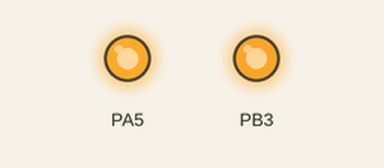
This program was run on a simulated ATmega32, built with avr-gcc and emulated at 16 MHz. Parts: output pins drawn as LEDs (lit = HIGH).

Above: at 0.15 s.
At 13.13 s:
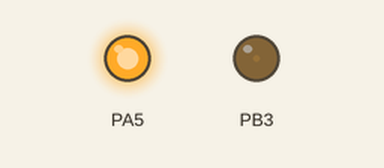
At 19.86 s:
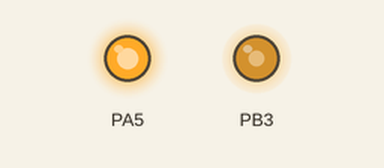
At 38.49 s:
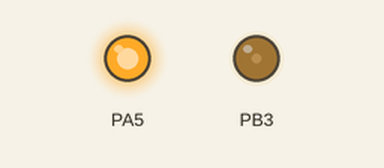
Timing chart, 0 to 40.0 s (numbered marks = the images above):
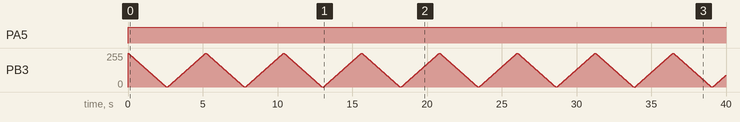

Measured:
- by itself, PA5: LOW → HIGH at 0.00 s

The program:

main.c
```c
/*
 * main.c
 *
 * Created: 8/28/2023 1:29:47 AM
 *  Author: Ahmed ElSayed
 */

#include "TIMER0.h"

void test_TIMER(){
	TIMER0_Init();
	DIO_SetPinDir(DIO_PORTB, DIO_PIN3, DIO_PIN_OUTPUT);
}

int main(void)
{
	UINT8_t index = 0;

	DIO_SetPinDir(DIO_PORTA, DIO_PIN5, DIO_PIN_OUTPUT);
	DIO_SetPinVal(DIO_PORTA, DIO_PIN5, DIO_PIN_HIGH);

	test_TIMER();
    while(1)
    {
        for(; 255 > index; ++index){
	        TIMER0_Write(index);
	        _delay_ms(10);
        }
        _delay_ms(100);
        for( ; 0 < index; --index){
	        TIMER0_Write(index);
	        _delay_ms(10);
        }
	}
}

ISR (TIMER0_COMP_vect){
}
```

ATMEGA32_REGISTERS.h
```c
#ifndef _ATMEG32_REGISTERS_H_
#define _ATMEGA32_REGISTERS_H_

#define F_CPU 16000000

#include <util/delay.h>
#include "STD_TYPES.h"

#define PORTA_DDR			(*(volatile UINT8_t*)0x3A)
#define PORTB_DDR			(*(volatile UINT8_t*)0x37)
#define PORTC_DDR			(*(volatile UINT8_t*)0x34)
#define PORTD_DDR			(*(volatile UINT8_t*)0x31)

#define PORTA_DATA			(*(volatile UINT8_t*)0x3B)
#define PORTB_DATA			(*(volatile UINT8_t*)0x38)
#define PORTC_DATA			(*(volatile UINT8_t*)0x35)
#define PORTD_DATA			(*(volatile UINT8_t*)0x32)

#define PORTA_PIN			(*(volatile UINT8_t*)0x39)
#define PORTB_PIN			(*(volatile UINT8_t*)0x36)
#define PORTC_PIN			(*(volatile UINT8_t*)0x33)
#define PORTD_PIN			(*(volatile UINT8_t*)0x30)

#define STATUS_REG			(*(volatile UINT8_t*)0x5F)
#define MCUCR_REG			(*(volatile UINT8_t*)0x55)
#define MCUCSR_REG			(*(volatile UINT8_t*)0x54)
#define GICR_REG			(*(volatile UINT8_t*)0x5B)
#define GIFR_REG			(*(volatile UINT8_t*)0x5A)

#define TIMER0_CONTROL_R	(*(volatile UINT8_t*)0x53)
#define TIMER0_ACC_R		(*(volatile UINT8_t*)0x52)
#define TIMER0_COMP_R		(*(volatile UINT8_t*)0x5C)
#define TIMER_I_MASK_R		(*(volatile UINT8_t*)0x59)
#define TIMER_I_FLAG_R		(*(volatile UINT8_t*)0x58)

#define ADC_CONTROL_R		(*(volatile UINT8_t*)0x26)
#define ADC_MULTIPLEXER_R	(*(volatile UINT8_t*)0x27)
#define ADC_HIGH_BYTE_R		(*(volatile UINT8_t*)0x25)
#define ADC_LOW_BYTE_R		(*(volatile UINT8_t*)0x24)
#define ADC_R				(*(volatile UINT16_t*)0x24)

#define SPECIAL_FUNC_R		(*(volatile UINT8_t*)0x50)

#endif
```

BIT_MATH.h
```c
#ifndef BIT_MATH_H_
#define BIT_MATH_H_

#define SET_BIT(port, bit) port |= (1<<bit)
#define CLEAR_BIT(port, bit) port &= ~(1<<bit)
#define TOGGLE_BIT(port, bit) port ^= (1<<bit)
#define READ_BIT(port, bit) (port>>bit) & 1

#endif
```

DIO.c
```c
#include "DIO.h"

void DIO_SetPortDir(UINT8_t Port, UINT8_t Dir){
	switch(Port){
		case DIO_PORTA:
			PORTA_DDR = Dir;
			break;
		case DIO_PORTB:
			PORTB_DDR = Dir;
			break;
		case DIO_PORTC:
			PORTC_DDR = Dir;
			break;
		case DIO_PORTD:
			PORTD_DDR = Dir;
			break;
		/*handle errors using default*/
	}
}

void DIO_SetPinDir(UINT8_t Port, UINT8_t Pin, UINT8_t Dir){
	switch(Dir){
		case DIO_PIN_OUTPUT:
			switch(Port){
				case DIO_PORTA:
					SET_BIT(PORTA_DDR, Pin);
					break;
				case DIO_PORTB:
					SET_BIT(PORTB_DDR, Pin);
					break;
				case DIO_PORTC:
					SET_BIT(PORTC_DDR, Pin);
					break;
				case DIO_PORTD:
					SET_BIT(PORTD_DDR, Pin);
					break;
				/*handle errors using default*/
			}
			break;
		case DIO_PIN_INPUT:
			switch(Port){
				case DIO_PORTA:
					CLEAR_BIT(PORTA_DDR, Pin);
					break;
				case DIO_PORTB:
					CLEAR_BIT(PORTB_DDR, Pin);
					break;
				case DIO_PORTC:
					CLEAR_BIT(PORTC_DDR, Pin);
					break;
				case DIO_PORTD:
					CLEAR_BIT(PORTD_DDR, Pin);
					break;
				/*handle errors using default*/
			}
			break;
		/*handle errors using default*/
	}
}

void DIO_SetPortVal(UINT8_t Port, UINT8_t Val){
	if(MAX_REG_VAL >= Val){
		switch(Port){
			case DIO_PORTA:
				PORTA_DATA = Val;
				break;
			case DIO_PORTB:
				PORTB_DATA = Val;
				break;
			case DIO_PORTC:
				PORTC_DATA = Val;
				break;
			case DIO_PORTD:
				PORTD_DATA = Val;
				break;
			/*handle errors using default*/
		}
	}else{
		/*handle errors*/
	}
}

void DIO_SetPinVal(UINT8_t Port, UINT8_t Pin, UINT8_t Val){
	switch(Val){
		case DIO_PIN_HIGH:
		switch(Port){
			case DIO_PORTA:
				SET_BIT(PORTA_DATA, Pin);
				break;
			case DIO_PORTB:
				SET_BIT(PORTB_DATA, Pin);
				break;
			case DIO_PORTC:
				SET_BIT(PORTC_DATA, Pin);
				break;
			case DIO_PORTD:
				SET_BIT(PORTD_DATA, Pin);
				break;
			/*handle errors using default*/
		}
		break;
		case DIO_PIN_LOW:
			switch(Port){
				case DIO_PORTA:
					CLEAR_BIT(PORTA_DATA, Pin);
					break;
				case DIO_PORTB:
					CLEAR_BIT(PORTB_DATA, Pin);
					break;
				case DIO_PORTC:
					CLEAR_BIT(PORTC_DATA, Pin);
					break;
				case DIO_PORTD:
					CLEAR_BIT(PORTD_DATA, Pin);
					break;
				/*handle errors using default*/
			}
			break;
		/*handle errors using default*/
	}
}

void DIO_ReadPort(UINT8_t Port, UINT8_t* Val){
	switch(Port){
		case DIO_PORTA:
			*Val = PORTA_PIN;
			break;
		case DIO_PORTB:
			*Val = PORTB_PIN;
			break;
		case DIO_PORTC:
			*Val = PORTC_PIN;
			break;
		case DIO_PORTD:
			*Val = PORTD_PIN;
			break;
		/*handle errors using default*/
	}
}

void DIO_ReadPin(UINT8_t Port, UINT8_t Pin, UINT8_t* Val){
	switch(Port){
		case DIO_PORTA:
			*Val = READ_BIT(PORTA_PIN, Pin);
			break;
		case DIO_PORTB:
			*Val = READ_BIT(PORTB_PIN, Pin);
			break;
		case DIO_PORTC:
			*Val = READ_BIT(PORTC_PIN, Pin);
			break;
		case DIO_PORTD:
			*Val = READ_BIT(PORTD_PIN, Pin);
			break;
		/*handle errors using default*/
	}
}

void DIO_TogglePin(UINT8_t Port, UINT8_t Pin){
	switch(Port){
		case DIO_PORTA:
			TOGGLE_BIT(PORTA_DATA, Pin);
			break;
		case DIO_PORTB:
			TOGGLE_BIT(PORTB_DATA, Pin);
			break;
		case DIO_PORTC:
			TOGGLE_BIT(PORTC_DATA, Pin);
			break;
		case DIO_PORTD:
			TOGGLE_BIT(PORTD_DATA, Pin);
			break;
		/*handle errors using default*/
	}
}
```

DIO.h
```c
#ifndef _DIO_H_
#define _DIO_H_

#include "BIT_MATH.h"
#include "ATMEGA32_REGISTERS.h"
#include "STD_TYPES.h"

#define MAX_REG_VAL 0xFF

#define DIO_PORTA 0
#define DIO_PORTB 1
#define DIO_PORTC 2
#define DIO_PORTD 3

#define DIO_PIN0 0
#define DIO_PIN1 1
#define DIO_PIN2 2
#define DIO_PIN3 3
#define DIO_PIN4 4
#define DIO_PIN5 5
#define DIO_PIN6 6
#define DIO_PIN7 7

#define DIO_PORT_INPUT 0x00
#define DIO_PORT_OUTPUT 0xFF

#define DIO_PIN_INPUT 0
#define DIO_PIN_OUTPUT 1

#define DIO_PIN_HIGH 1
#define DIO_PIN_LOW 0

#define DIO_PORT_HIGH 0xFF
#define DIO_PORT_LOW 0x00

void DIO_SetPortDir(UINT8_t Port, UINT8_t Dir);
void DIO_SetPinDir(UINT8_t Port, UINT8_t Pin, UINT8_t Dir);

void DIO_SetPortVal(UINT8_t Port, UINT8_t Val);
void DIO_SetPinVal(UINT8_t Port, UINT8_t Pin, UINT8_t Val);

void DIO_ReadPort(UINT8_t Port, UINT8_t* Val);
void DIO_ReadPin(UINT8_t Port, UINT8_t Pin, UINT8_t* Val);

void DIO_TogglePin(UINT8_t Port,  UINT8_t Pin);
#endif
```

EXT_INT.c
```c
#include "EXT_INT.h"

void SET_GlobalInterrupt(){
	#if GLOBAL_INTERRUPT == GLOBAL_INTERRUPT_ENABLE

	SET_BIT(STATUS_REG,7);

	#elif GLOBAL_INTERRUPT == GLOBAL_INTERRUPT_DISABLE

	CLEAR_BIT(STATUS_REG,7);

	#endif
}

/*
	Inputs: None
	Output: None
	Description: Initializes external interrupt 0.
	The function follows the following steps:
	1) Disable global interrupts
	2) Enable INT0 pin in GICR
	3) Set interrupt trigger pins in MCUCR
	4) Enable global interrupts
*/
void ExternalINT0_Init(){
	/*Clear global interrupts*/
	CLEAR_BIT(STATUS_REG,7);
	/*Configure Global Interrupt Control register*/
	SET_BIT(GICR_REG, EXTERNAL_INT0);
	/*Configure MCU Control register*/
	#if EXTERNAL_INT0_TRIGGER == INT0_TRIGGER_LOW_LEVEL

	CLEAR_BIT(MCUCR_REG, INT0_TRIGGER_PIN1);
	CLEAR_BIT(MCUCR_REG, INT0_TRIGGER_PIN0);

	#elif EXTERNAL_INT0_TRIGGER == INT0_TRIGGER_ANY_LOGICAL_CHANGE

	CLEAR_BIT(MCUCR_REG, INT0_TRIGGER_PIN1);
	SET_BIT(MCUCR_REG, INT0_TRIGGER_PIN0);

	#elif EXTERNAL_INT0_TRIGGER == INT0_TRIGGER_FALLING_EDGE

	SET_BIT(MCUCR_REG, INT0_TRIGGER_PIN1);
	CLEAR_BIT(MCUCR_REG, INT0_TRIGGER_PIN0);

	#elif EXTERNAL_INT0_TRIGGER == INT0_TRIGGER_RISING_EDGE

	SET_BIT(MCUCR_REG, INT0_TRIGGER_PIN1);
	SET_BIT(MCUCR_REG, INT0_TRIGGER_PIN0);

	#endif
	/*Set global interrupts*/
	SET_BIT(STATUS_REG,7);
}

/*
	Inputs: None
	Output: None
	Description: Initializes external interrupt 1.
	The function follows the following steps:
	1) Disable global interrupts
	2) Enable INT1 pin in GICR
	3) Set interrupt trigger pins in MCUCR
	4) Enable global interrupts
*/
void ExternalINT1_Init(){
	/*Clear global interrupts*/
	CLEAR_BIT(STATUS_REG,7);
	/*Configure Global Interrupt Control register*/
	SET_BIT(GICR_REG, EXTERNAL_INT1);
	/*Configure MCU Control register*/
	#if EXTERNAL_INT1_TRIGGER == INT1_TRIGGER_LOW_LEVEL

	CLEAR_BIT(MCUCR_REG, INT1_TRIGGER_PIN3);
	CLEAR_BIT(MCUCR_REG, INT1_TRIGGER_PIN2);

	#elif EXTERNAL_INT1_TRIGGER == INT1_TRIGGER_ANY_LOGICAL_CHANGE

	CLEAR_BIT(MCUCR_REG, INT1_TRIGGER_PIN3);
	SET_BIT(MCUCR_REG, INT1_TRIGGER_PIN2);

	#elif EXTERNAL_INT1_TRIGGER == INT1_TRIGGER_FALLING_EDGE

	SET_BIT(MCUCR_REG, INT1_TRIGGER_PIN3);
	CLEAR_BIT(MCUCR_REG, INT1_TRIGGER_PIN2);

	#elif EXTERNAL_INT1_TRIGGER == INT1_TRIGGER_RISING_EDGE

	SET_BIT(MCUCR_REG, INT1_TRIGGER_PIN3);
	SET_BIT(MCUCR_REG, INT1_TRIGGER_PIN2);

	#endif
	/*Set global interrupts*/
	SET_BIT(STATUS_REG,7);

}


/*
	Inputs: None
	Output: None
	Description: Initializes external interrupt 2.
	The function follows the following steps:
	1) Disable global interrupts
	2) Enable INT2 pin in GICR
	3) Set interrupt trigger pins in MCUCSR
	4) Enable global interrupts
*/
void ExternalINT2_Init(){
	/*Clear global interrupts*/
	CLEAR_BIT(STATUS_REG,7);
	/*Configure Global Interrupt Control register*/
	SET_BIT(GICR_REG, EXTERNAL_INT2);
	/*Configure MCU Control Status register*/
	#if EXTERNAL_INT2_TRIGGER == INT2_TRIGGER_FALLING_EDGE

	CLEAR_BIT(MCUCSR_REG, INT2_TRIGGER_PIN);

	#elif EXTERNAL_INT2_TRIGGER == INT2_TRIGGER_RISING_EDGE

	SET_BIT(MCUCSR_REG, INT2_TRIGGER_PIN);

	#endif
	/*Set global interrupts*/
	SET_BIT(STATUS_REG,7);
}
```

EXT_INT.h
```c
#ifndef _EXT_INT_H_
#define _EXT_INT_H_

#include "EXT_INT_CFG.h"
#include "ATMEGA32_REGISTERS.h"
#include "BIT_MATH.h"
#include "STD_TYPES.h"
#include <avr/interrupt.h>

#define GLOBAL_INTERRUPT_DISABLE			0
#define GLOBAL_INTERRUPT_ENABLE				1

#define EXTERNAL_INT0						6
#define EXTERNAL_INT1						7
#define EXTERNAL_INT2						5

#define INT0_TRIGGER_PIN0					0
#define INT0_TRIGGER_PIN1					1

#define INT1_TRIGGER_PIN2					2
#define INT1_TRIGGER_PIN3					3

#define INT2_TRIGGER_PIN					6

#define INT0_TRIGGER_LOW_LEVEL				0
#define INT0_TRIGGER_RISING_EDGE			1
#define INT0_TRIGGER_FALLING_EDGE			2
#define INT0_TRIGGER_ANY_LOGICAL_CHANGE		3

#define INT1_TRIGGER_LOW_LEVEL				0
#define INT1_TRIGGER_RISING_EDGE			1
#define INT1_TRIGGER_FALLING_EDGE			2
#define INT1_TRIGGER_ANY_LOGICAL_CHANGE		3

#define INT2_TRIGGER_RISING_EDGE			0
#define INT2_TRIGGER_FALLING_EDGE			1

void SET_GlobalInterrupt(void);

void ExternalINT0_Init(void);

void ExternalINT1_Init(void);

void ExternalINT2_Init(void);

#endif
```

EXT_INT_CFG.h
```c
#ifndef _EXT_INT_CFG_H_
#define _EXT_INT_CFG_H_

#define GLOBAL_INTERRUPT		GLOBAL_INTERRUPT_ENABLE

#define EXTERNAL_INT0_TRIGGER	INT0_TRIGGER_RISING_EDGE
#define EXTERNAL_INT1_TRIGGER	INT1_TRIGGER_LOW_LEVEL
#define EXTERNAL_INT2_TRIGGER	INT2_TRIGGER_RISING_EDGE

#endif
```

TIMER_INT.c
```c
/*
 * TIMER0_INT.c
 *
 * Created: 8/24/2023 6:55:52 AM
 *  Author: Ahmed ElSayed
 */

#include "TIMER_INT.h"

void INT_TIMER0_Init(){
	SET_GlobalInterrupt();

	#if	TIMER0_INT_MODE == TIMER0_INT_OV

	SET_BIT(TIMER_I_MASK_R, TIMER0_OV_MASK_BIT);
	CLEAR_BIT(TIMER_I_MASK_R, TIMER0_OC_MASK_BIT);

	#elif TIMER0_INT_MODE == TIMER0_INT_OC

	SET_BIT(TIMER_I_MASK_R, TIMER0_OC_MASK_BIT);
	CLEAR_BIT(TIMER_I_MASK_R, TIMER0_OV_MASK_BIT);

	#elif TIMER0_INT_MODE == BOTH_OC_OV

	SET_BIT(TIMER_I_MASK_R, TIMER0_OC_MASK_BIT);
	SET_BIT(TIMER_I_MASK_R, TIMER0_OC_MASK_BIT);

	#else

	#error "Invalid Interrupt mode!"

	#endif
}
```

TIMER_INT.h
```c
/*
 * TIMER0_INT.h
 *
 * Created: 8/24/2023 6:55:10 AM
 *  Author: Ahmed ElSayed
 */


#ifndef _TIMER_INT_H_
#define _TIMER_INT_H_

#include "TIMER_INT_CONFIG.h"

#define TIMER0_OV_MASK_BIT	0
#define TIMER0_OC_MASK_BIT	1
#define TIMER0_OV_FLAG_BIT	0
#define TIMER0_OC_FLAG_BIT  1

#define TIMER0_INT_OV		1
#define TIMER0_INT_OC		2
#define BOTH_OC_OV			3

void INT_TIMER0_Init();

#endif /* TIMER0_INT_H_ */
```

TIMER_INT_CONFIG.h
```c
/*
 * TIMER0_INT_CONFIG.h
 *
 * Created: 8/24/2023 6:55:34 AM
 *  Author: Ahmed ElSayed
 */


#ifndef _TIMER_INT_CONFIG_H_
#define _TIMER_INT_CONFIG_H_

#include "DIO.h"
#include "STD_TYPES.h"
#include "EXT_INT.h"

#define TIMER0_INT_MODE		TIMER0_INT_OC


#endif /* TIMER0_INT_CONFIG_H_ */
```

STD_TYPES.h
```c
/*
 * IncFile1.h
 *
 * Created: 8/21/2023 3:49:22 PM
 *  Author: Ahmed ElSayed
 */


#ifndef _STD_TYPES_H_
#define _STD_TYPES_H_

typedef unsigned char		UINT8_t;
typedef	unsigned short		UINT16_t;
typedef unsigned long		UINT32_t;
typedef unsigned long long	UINT64_t;

typedef signed char			INT8_t;
typedef	signed short		INT16_t;
typedef signed long			INT32_t;
typedef signed long long	INT64_t;
typedef float				FLOAT_t;
typedef double				DOUBLE_t;

typedef enum {
	FALSE,
	TRUE
}bool;

#endif /* INCFILE1_H_ */
```

TIMER0.c
```c
/*
 * TIMER0.c
 *
 * Created: 8/22/2023 5:34:26 PM
 *  Author: Ahmed ElSayed
 */
#include "TIMER0.h"

void TIMER0_Init(){
	/*set timer prescaler*/
	#if TIMER0_PRESCALER == TIMER0_NO_PRESCALE

	SET_BIT(TIMER0_CONTROL_R, TIMER0_CS00_BIT);
	CLEAR_BIT(TIMER0_CONTROL_R, TIMER0_CS01_BIT);
	CLEAR_BIT(TIMER0_CONTROL_R, TIMER0_CS02_BIT);

	#elif TIMER0_PRESCALER == TIMER0_PRESCALE_8

	CLEAR_BIT(TIMER0_CONTROL_R, TIMER0_CS00_BIT);
	SET_BIT(TIMER0_CONTROL_R, TIMER0_CS01_BIT);
	CLEAR_BIT(TIMER0_CONTROL_R, TIMER0_CS02_BIT);

	#elif TIMER0_PRESCALER == TIMER0_PRESCALE_64

	SET_BIT(TIMER0_CONTROL_R, TIMER0_CS00_BIT);
	SET_BIT(TIMER0_CONTROL_R, TIMER0_CS01_BIT);
	CLEAR_BIT(TIMER0_CONTROL_R, TIMER0_CS02_BIT);

	#elif TIMER0_PRESCALER == TIMER0_PRESCALE_256

	CLEAR_BIT(TIMER0_CONTROL_R, TIMER0_CS00_BIT);
	CLEAR_BIT(TIMER0_CONTROL_R, TIMER0_CS01_BIT);
	SET_BIT(TIMER0_CONTROL_R, TIMER0_CS02_BIT);

	#elif TIMER0_PRESCALER == TIMER0_PRESCALE_1024

	SET_BIT(TIMER0_CONTROL_R, TIMER0_CS00_BIT);
	CLEAR_BIT(TIMER0_CONTROL_R, TIMER0_CS01_BIT);
	SET_BIT(TIMER0_CONTROL_R, TIMER0_CS02_BIT);

	#elif TIMER0_PRESCALER == TIMER0_EXTERNAL_FALLING_EDGE

	CLEAR_BIT(TIMER0_CONTROL_R, TIMER0_CS00_BIT);
	SET_BIT(TIMER0_CONTROL_R, TIMER0_CS01_BIT);
	SET_BIT(TIMER0_CONTROL_R, TIMER0_CS02_BIT);

	#elif TIMER0_PRESCALER == TIMER0_EXTERNAL_RISING_EDGE

	SET_BIT(TIMER0_CONTROL_R, TIMER0_CS00_BIT);
	SET_BIT(TIMER0_CONTROL_R, TIMER0_CS01_BIT);
	SET_BIT(TIMER0_CONTROL_R, TIMER0_CS02_BIT);

	#else

	#error "Invalid prescaler used!"

	#endif /*PRESCALER*/

	/*set timer operation mode*/
	#if TIMER0_MODE == TIMER0_NORMAL

	CLEAR_BIT(TIMER0_CONTROL_R, TIMER0_WGM00_BIT);
	CLEAR_BIT(TIMER0_CONTROL_R, TIMER0_WGM01_BIT);

	#elif TIMER0_MODE == TIMER0_PHASE_CORRECTED_PWM

	SET_BIT(TIMER0_CONTROL_R, TIMER0_WGM00_BIT);
	CLEAR_BIT(TIMER0_CONTROL_R, TIMER0_WGM01_BIT);

	#elif TIMER0_MODE == TIMER0_CTC

	CLEAR_BIT(TIMER0_CONTROL_R, TIMER0_WGM00_BIT);
	SET_BIT(TIMER0_CONTROL_R, TIMER0_WGM01_BIT);

	#elif TIMER0_MODE == TIMER0_FAST_PWM

	SET_BIT(TIMER0_CONTROL_R, TIMER0_WGM00_BIT);
	SET_BIT(TIMER0_CONTROL_R, TIMER0_WGM01_BIT);

	#else

	#error "Invalid operation mode used!"

	#endif /*OPERATION MODE*/

	/*set OC0 pin operation*/
	#if TIMER0_OC0_OUTPUT_MODE == TIMER0_DISCONNECT_OC0

	CLEAR_BIT(TIMER0_CONTROL_R, TIMER0_COM00_BIT);
	CLEAR_BIT(TIMER0_CONTROL_R, TIMER0_COM01_BIT);

	#elif TIMER0_OC0_OUTPUT_MODE == TIMER0_TOGGLE_OC0

	SET_BIT(TIMER0_CONTROL_R, TIMER0_COM00_BIT);
	CLEAR_BIT(TIMER0_CONTROL_R, TIMER0_COM01_BIT);

	#elif TIMER0_OC0_OUTPUT_MODE == TIMER0_CLEAR_OC0

	CLEAR_BIT(TIMER0_CONTROL_R, TIMER0_COM00_BIT);
	SET_BIT(TIMER0_CONTROL_R, TIMER0_COM01_BIT);

	#elif TIMER0_OC0_OUTPUT_MODE == TIMER0_SET_OC0

	SET_BIT(TIMER0_CONTROL_R, TIMER0_COM00_BIT);
	SET_BIT(TIMER0_CONTROL_R, TIMER0_COM01_BIT);

	#else

	#error "Invalid OC0 pin mode used!"

	#endif /*OC0 PIN MODE*/

	INT_TIMER0_Init();
}

void TIMER0_OFF(){
	CLEAR_BIT(TIMER0_CONTROL_R, TIMER0_CS00_BIT);
	CLEAR_BIT(TIMER0_CONTROL_R, TIMER0_CS01_BIT);
	CLEAR_BIT(TIMER0_CONTROL_R, TIMER0_CS02_BIT);
}

UINT8_t TIMER0_Read(){
	return TIMER0_ACC_R;
}

void TIMER0_Write(UINT8_t val){
	TIMER0_COMP_R = val;
}
```

TIMER0.h
```c
#ifndef _TIMER0_H_
#define _TIMER0_H_

#include "TIMER0_CONFIG.h"

/*TIMER0 control register bits*/
#define TIMER0_COM00_BIT				4
#define TIMER0_COM01_BIT				5
#define TIMER0_WGM00_BIT				6
#define TIMER0_WGM01_BIT				3
#define TIMER0_CS00_BIT					0
#define TIMER0_CS01_BIT					1
#define TIMER0_CS02_BIT					2

#define TIMER0_NO_PRESCALE				1
#define TIMER0_PRESCALE_8				2
#define TIMER0_PRESCALE_64				3
#define TIMER0_PRESCALE_256				4
#define TIMER0_PRESCALE_1024			5
#define TIMER0_EXTERNAL_FALLING_EDGE	6
#define TIMER0_EXTERNAL_RISING_EDGE		7

#define TIMER0_NORMAL					1
#define TIMER0_PHASE_CORRECTED_PWM		2
#define TIMER0_CTC						3
#define TIMER0_FAST_PWM					4

#if TIMER0_MODE == TIMER0_NORMAL || TIMER0_MODE == TIMER0_CTC

#define TIMER0_DISCONNECT_OC0			1
#define TIMER0_TOGGLE_OC0				2
#define TIMER0_CLEAR_OC0				3
#define TIMER0_SET_OC0					4

#elif TIMER0_MODE == TIMER0_PHASE_CORRECTED_PWM || TIMER0_MODE == TIMER0_FAST_PWM

#define TIMER0_DISCONNECT_OC0			1
#define TIMER0_CLEAR_OC0				2
#define TIMER0_SET_OC0					3

#endif /*TIMER MODE*/

void TIMER0_Init(void);

void TIMER0_OFF(void);

UINT8_t TIMER0_Read(void);

void TIMER0_Write(UINT8_t val);

#endif
```

TIMER0_CONFIG.h
```c
#ifndef _TIMER0_CONFIG_H_
#define _TIMER0_CONFIG_H_

#include "DIO.h"
#include "STD_TYPES.h"
#include "TIMER_INT.h"

#define NUMBER_OF_OV_REQ		244

#define TIMER0_PRESCALER		TIMER0_PRESCALE_64
#define TIMER0_MODE				TIMER0_FAST_PWM
#define TIMER0_OC0_OUTPUT_MODE	TIMER0_SET_OC0

#endif 
```
